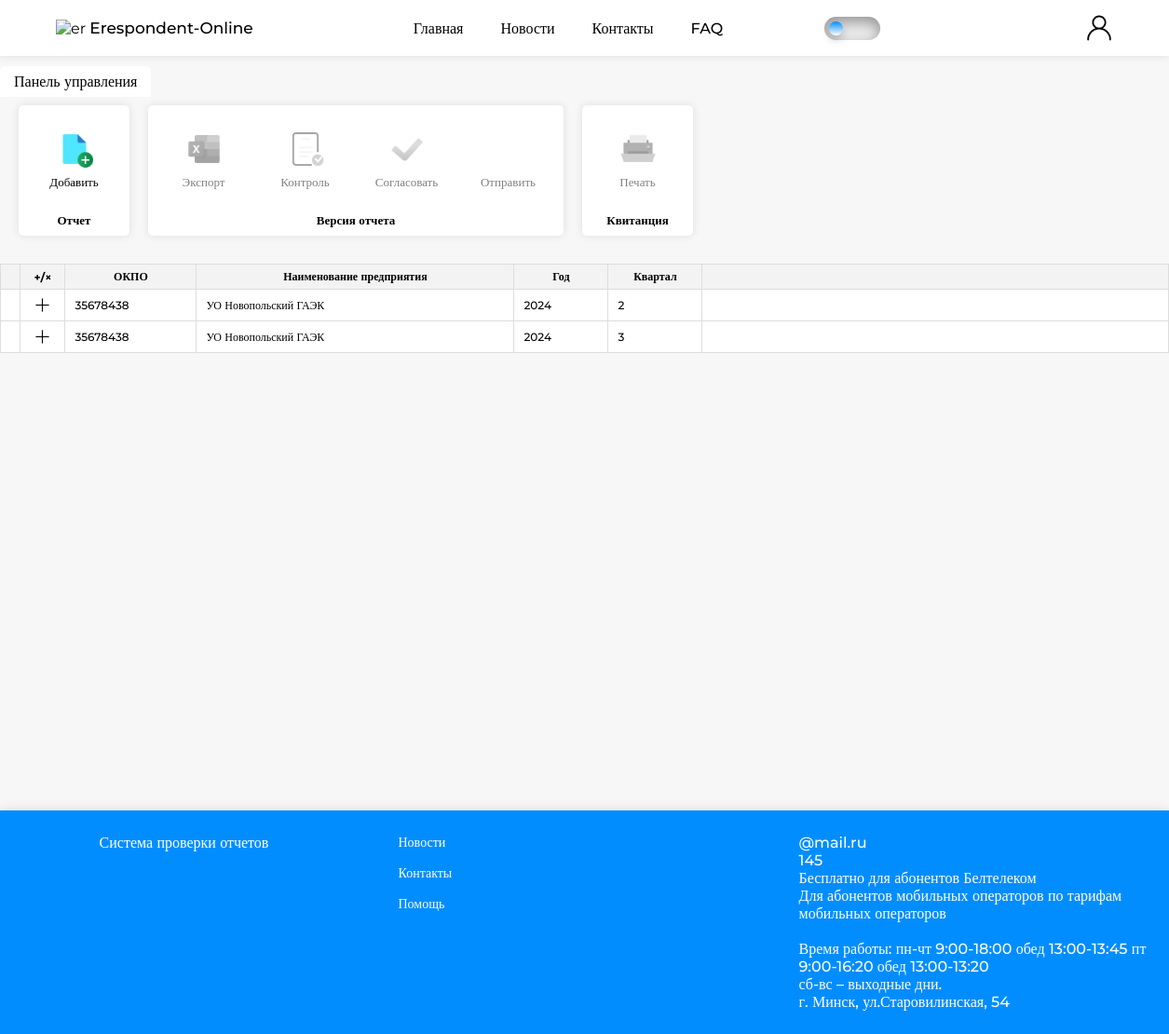
Page /report_area (signed in) on the committed database.
### website/models.py (models this page shows)
class Report(db.Model):
    __tablename__ = 'report'
    id = db.Column(db.Integer, primary_key=True)
    okpo = db.Column(db.Integer)
    organization_name = db.Column(db.String(50))
    year = db.Column(db.Integer)
    quarter = db.Column(db.Integer)
    user_id = db.Column(db.Integer, db.ForeignKey('user.id'))
    time_of_receipt = db.Column(db.Date)
    versions = relationship('Version_report', backref='report')

### website/views.py (the view)
@views.route('/report_area')
@profile_complete
@login_required
def report_area():
    report = Report.query.filter_by(user_id=current_user.id).all()
    version = Version_report.query.filter_by().all()
    for rep in report:
        rep.versions = Version_report.query.filter_by(report_id=rep.id).all()
        for version in rep.versions:
            version.tickets = Ticket.query.filter_by(version_report_id=version.id).all()
    organization = Organization.query.filter_by(id=current_user.organization.id).all()
    dirUnit = DirUnit.query.filter_by().all()
    dirProduct = DirProduct.query.filter_by().all()
    for row in dirProduct:
        current_unit = DirUnit.query.filter_by(IdUnit=row.IdUnit).first()
        row.IdUnit = current_unit.NameUnit
    year_today = datetime.now().year
    return render_template('report_area.html',
                           year_today=year_today,
                           report=report,
                           user=current_user,
                           dirUnit=dirUnit,
                           dirProduct=dirProduct,
                           organization=organization,
                           version=version)

### website/views.py (called while the page is built)
def profile_complete(f):
    @wraps(f)
    def decorated_function(*args, **kwargs):
        if not current_user.fio or not current_user.telephone or not current_user.organization_id:
            flash('Профиль пользователя не полностью заполнен. Пожалуйста, заполните все обязательные поля.', 'error')
            return redirect(url_for('views.profile_common'))
        return f(*args, **kwargs)
    return decorated_function

### website/templates/report_area.html (shortened to what this page needs)
{% extends "base.html" %}
{% block content %}
<div class="report-area_page">
    <div class="report-area_menu">
        <div class="report-area_podmenu">
            <label for="tab1" class="report-area_menu-name">Панель управления</label>
            <div class="content-podmenu">
                <nav>
                    <ul>
                        <section>
                            <div class="functions_menu">
                                <li id = "link_add_report">
                                    <img src="{{ url_for('static', filename='img/icon_new_file.png') }}" alt="Создать отчет">
                                    <a>Добавить</a>
                                </li>
                            </div>
                            <a class="functions_menu_name">
                                Отчет
                            </a>
                        </section>
                        <section>
                            <div class="functions_menu">
                                <li id="export_versionButton">
                                    <img src="{{ url_for('static', filename='img/icon_excel.png') }}" alt="">
                                    <a>Экспорт</a>
                                </li>
                                <li id="control_versionButton">
                                    <img src="{{ url_for('static', filename='img/icon_control.png') }}" alt="">
                                    <a>Контроль</a>
                                </li>
                                <li id = "agreedVersionButton">
                                    <img src="{{ url_for('static', filename='img/icon_galochka.png') }}" alt="">
                                    <a>Согласовать</a>
                                </li>
                                <li id = "sentVersionButton">
                                    <a>Отправить</a>
                                </li>
                            </div>
                            <a class="functions_menu_name">
                                Версия отчета
                            </a>
                        </section>
                        <section>
                            <div class="functions_menu">
                                <li id = "PrintTicketButton">
                                    <img src="{{ url_for('static', filename='img/icon_print_file.png') }}" alt="">
                                    <a>Печать</a>
                                </li>
                            </div>
                            <a class="functions_menu_name">
                                Квитанция
                            </a>
                        </section>
                    </ul>
                </nav>
            </div>
        </div>
    </div>
    <div class="report-area" style = "margin-top: 180px;">
        <table class="table_report-area">
            <thead class="order-table_titels">
                <tr>
                    <th></th>
                    <th>+/&times;</th>
                    <th class="resizable" style="min-width: 120px;">ОКПО<div class="resizer"></div></th>
                    <th class="resizable" style="white-space: nowrap; min-width: 320px;">Наименование предприятия<div class="resizer"></div></th>
                    <th class="resizable" style="min-width: 80px;">Год<div class="resizer"></div></th>
                    <th class="resizable" style="min-width: 80px;">Квартал<div class="resizer"></div></th>
                    <th></th>
                </tr>
            </thead>
            <tbody>
                {%if report%}
                    {% for row in report %}
                    <tr class="report_row" data-id="{{ row.id }}">
                        <td></td>
                        <td>
                            <button class="show-versions_button">
                                <img src="{{ url_for('static', filename='img/close_black.png')}}" class = "close_black" alt="Просмотреть версии">
                            </button>
                        </td>
                        <td>
                            <input type = "text" id = "report_okpo" value = "{{ row.okpo }}" readonly>
                        </td>
                        <td>
                            <input type = "text" id = "report_organization_name" value = "{{ row.organization_name }}" readonly>
                        </td>
                        <td>
                            <input type = "text" id = "report_year" value = "{{ row.year }}" readonly>
                        </td>
                        <td>
                            <input type = "text" id = "report_quarter" value = "{{ row.quarter }}" readonly>
                        </td>
                        <td>
                        </td>
                    </tr>
                    {% endfor %}
            {%endif%}
            </tbody>
        </table>
    </div>
</div>
{% endblock %}

### website/static/css/base.css (style rules this page uses)
* { margin: 0; padding: 0; font-family: 'Montserrat'; }
html, body { height: 100%; margin: 0; }
body { display: flex; flex-direction: column; min-height: 100vh; background-color:rgb(247, 247, 247); color: rgb(0, 0, 0); }
:root { --color1: rgb(238, 246, 253); --color2: rgba(0, 128, 255, 0.6); --color3: rgb(216, 236, 255); --color4: #333; --color5: rgb(61, 185, 171); --color6: #444444; }
.report-area_page { margin-top: 70px; height: 100vh; }
.report-area_menu { display: flex; font-weight: 500; top: 0; left: 0; }
.report-area_menu-name { padding: 5px 10px; margin: 0; display: inline-block; cursor: pointer; }
.report-area_menu-input:checked + .report-area_menu-name { background-color: rgb(255, 255, 255); font-size: 16px; padding: 7px 15px; }
.content-podmenu { position: absolute; padding: 0 10px; display: none; left: 0; right: 0; }
.report-area_podmenu :checked + .report-area_menu-name { position: relative; top: 1px; border-radius: 5px 5px 0 0; z-index: 1; }
.report-area_podmenu :checked ~ .content-podmenu { display: block; }
.content-podmenu nav ul { display: flex; list-style: none; margin: 0; }
.content-podmenu nav ul section { display: flex; background-color: #ffffff; border: none; border-radius: 5px; flex-direction: column; align-items: center; justify-content: center; margin: 10px; box-shadow: 0 0 10px rgba(0, 0, 0, 0.1); font-size: 13px; padding: 5px; height: 130px; }
.functions_menu { display: flex; flex-direction: row; height: 110px; }
.functions_menu_name { font-weight: 600; font-family: 13px; margin-bottom: 3px; }
.content-podmenu nav ul li { margin: 0; display: flex; border-radius: 5px; flex-direction: column; margin: 7px; align-items: center; text-align: center; width: 65px; padding: 15px; cursor: pointer; transition: background-color 0.3s ease, padding 0.3s ease; }
.content-podmenu nav ul li img { height: 40px; width: auto; }
.content-podmenu nav ul li a { font-size: 13px; padding-top: 7px; }
.report-area { margin-top: 20px; margin-bottom: 200px; display: flex; flex-direction: row; overflow-x: auto; }
.table_report-area { border: none; width: auto; font-size: 12px; display: block; border-spacing: 0px; border-collapse: collapse; height: max-content; background-color: #ffffff; }
.order-table_titels { color: rgb(0, 0, 0); font-weight: 600; width: 100%; background-color:rgba(231, 231, 231, 0.507); }
.order-table_titels tr th { padding: 5px 10px; text-align: center; font-size: 12px; position: relative; min-width: min-content; border: 1px solid #dddddd; }
.order-table_titels tr th:first-child, .order-table_titels tr td:first-child { width: 10px; }
.order-table_titels tr th:nth-child(2), .order-table_titels tr td:nth-child(2) { min-width: 10px; }
.order-table_titels tr th:nth-child(3), .order-table_titels tr td:nth-child(3) { min-width: 40px; }
.order-table_titels tr th:last-child, .order-table_titels tr td:last-child { width: 1000vb; }
th.resizable { position: relative; }
th .resizer { position: absolute; right: 0; top: 0; width: 5px; height: 100%; cursor: col-resize; user-select: none; }
.table_report-area input { font-size: 12px; font-weight: 500; width: 100%; border: none; text-align: left; background: none; color: #000000; box-sizing: border-box; min-width: min-content; }
.table_report-area tr td { padding: 7px 10px; text-align: left; font-size: 12px; border: 1px solid #dddddd; cursor: pointer; }
.show-versions_button { display: flex; justify-content: center; border: none; color: white; padding: 2px 6px; background-color: #00000000; cursor: pointer; transition: background-color 0.3s ease; text-align: center; align-items: center; }
.show-versions_button img { width: 15px; transform: rotate(45deg); transition: transform 0.5s; }
.close_black { display: block; }

### rows in the picture
Report: okpo "35678438", organization_name "УО Новопольский ГАЭК", year "2024", quarter "2"
Report: okpo "35678438", organization_name "УО Новопольский ГАЭК", year "2024", quarter "3"
